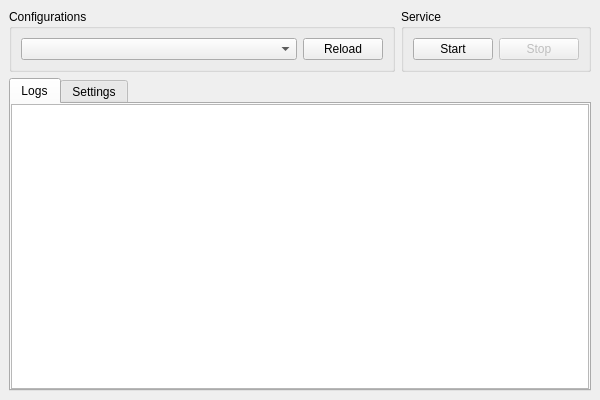
<?xml version="1.0" encoding="UTF-8"?>
<ui version="4.0">
 <class>MainWindow</class>
 <widget class="QMainWindow" name="MainWindow">
  <property name="geometry">
   <rect>
    <x>0</x>
    <y>0</y>
    <width>600</width>
    <height>400</height>
   </rect>
  </property>
  <property name="windowTitle">
   <string>GMut, a DeepAQ Labs project</string>
  </property>
  <widget class="QWidget" name="centralwidget">
   <layout class="QVBoxLayout" name="centralLayout">
    <item>
     <layout class="QHBoxLayout" name="topLayout">
      <item>
       <widget class="QGroupBox" name="topleftGroup">
        <property name="sizePolicy">
         <sizepolicy hsizetype="Expanding" vsizetype="Preferred">
          <horstretch>0</horstretch>
          <verstretch>0</verstretch>
         </sizepolicy>
        </property>
        <property name="title">
         <string>Configurations</string>
        </property>
        <layout class="QHBoxLayout" name="topLeftLayout">
         <item>
          <widget class="QComboBox" name="comboCfg">
           <property name="sizePolicy">
            <sizepolicy hsizetype="Expanding" vsizetype="Fixed">
             <horstretch>0</horstretch>
             <verstretch>0</verstretch>
            </sizepolicy>
           </property>
          </widget>
         </item>
         <item>
          <widget class="QPushButton" name="btnReload">
           <property name="sizePolicy">
            <sizepolicy hsizetype="Fixed" vsizetype="Fixed">
             <horstretch>0</horstretch>
             <verstretch>0</verstretch>
            </sizepolicy>
           </property>
           <property name="text">
            <string>Reload</string>
           </property>
          </widget>
         </item>
        </layout>
       </widget>
      </item>
      <item>
       <widget class="QGroupBox" name="topRightGroup">
        <property name="sizePolicy">
         <sizepolicy hsizetype="Maximum" vsizetype="Preferred">
          <horstretch>0</horstretch>
          <verstretch>0</verstretch>
         </sizepolicy>
        </property>
        <property name="title">
         <string>Service</string>
        </property>
        <layout class="QHBoxLayout" name="topRightLayout">
         <item>
          <widget class="QPushButton" name="btnStart">
           <property name="text">
            <string>Start</string>
           </property>
          </widget>
         </item>
         <item>
          <widget class="QPushButton" name="btnStop">
           <property name="enabled">
            <bool>false</bool>
           </property>
           <property name="text">
            <string>Stop</string>
           </property>
          </widget>
         </item>
        </layout>
       </widget>
      </item>
     </layout>
    </item>
    <item>
     <widget class="QTabWidget" name="tabWidget">
      <property name="tabPosition">
       <enum>QTabWidget::North</enum>
      </property>
      <property name="currentIndex">
       <number>0</number>
      </property>
      <widget class="QPlainTextEdit" name="textLogs">
       <property name="font">
        <font>
         <family>Consolas</family>
         <family>Menlo</family>
         <family>Monaco</family>
        </font>
       </property>
       <property name="readOnly">
        <bool>true</bool>
       </property>
       <property name="maximumBlockCount">
        <number>1000</number>
       </property>
       <attribute name="title">
        <string>Logs</string>
       </attribute>
      </widget>
      <widget class="QWidget" name="tabSettings">
       <attribute name="title">
        <string>Settings</string>
       </attribute>
       <widget class="QCheckBox" name="chkAutoStart">
        <property name="enabled">
         <bool>false</bool>
        </property>
        <property name="geometry">
         <rect>
          <x>10</x>
          <y>10</y>
          <width>301</width>
          <height>23</height>
         </rect>
        </property>
        <property name="text">
         <string>Starts at system startup (Windows only)</string>
        </property>
       </widget>
      </widget>
     </widget>
    </item>
   </layout>
  </widget>
 </widget>
 <resources/>
 <connections/>
</ui>
